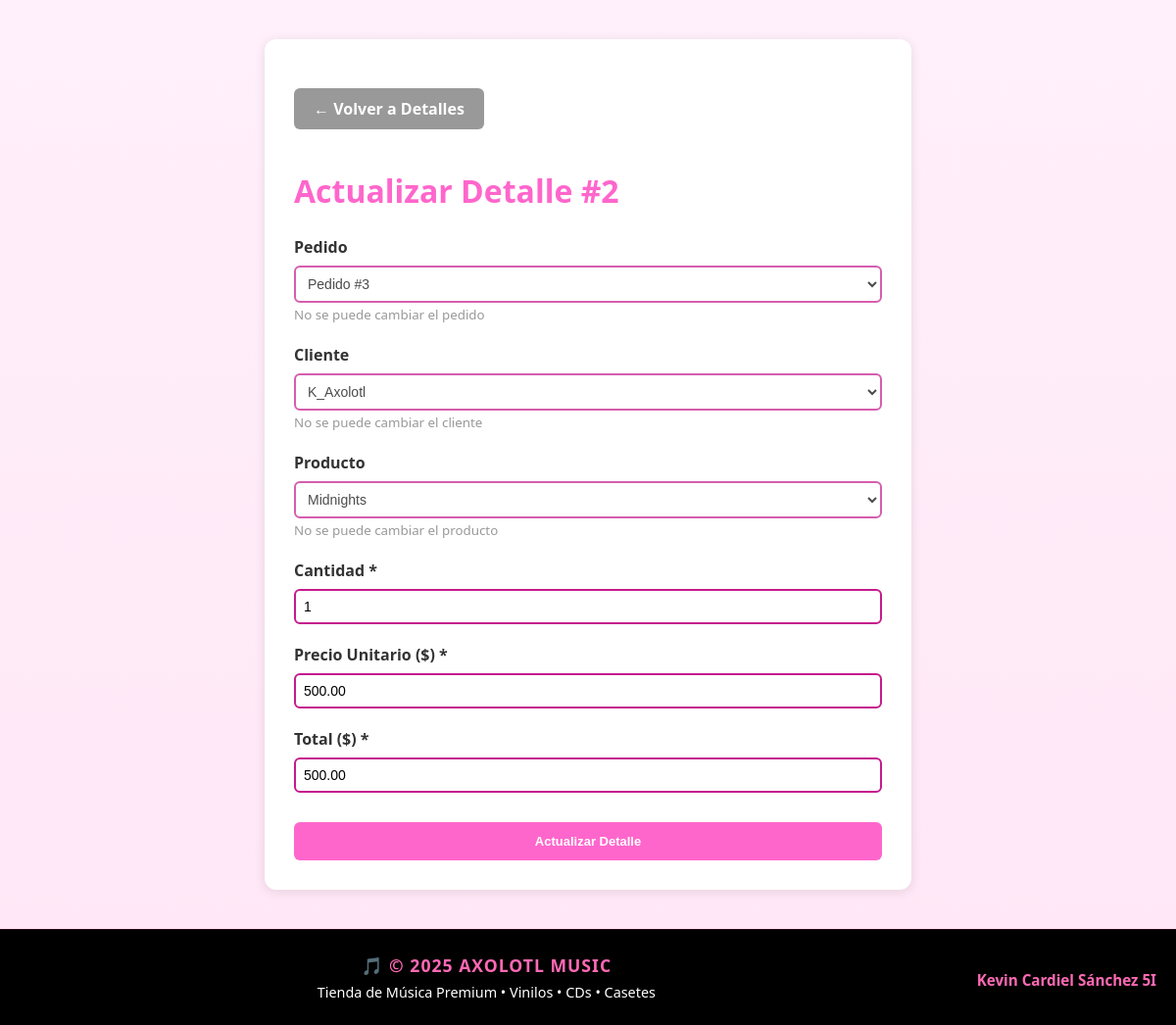
The page /admin_panel/detalles_pedidos/actualizar/2/ (signed in) on the database its author committed.
### app_Axolotl/models.py (models this page shows, shortened)
class DetallePedido(models.Model):
    pedido = models.ForeignKey(
        Pedido, on_delete=models.CASCADE, related_name='detalles'
    )
    usuario = models.ForeignKey(
        Usuario, on_delete=models.CASCADE, related_name='detalles_pedido'
    )
    producto = models.ForeignKey(
        Producto, on_delete=models.CASCADE, related_name='detalles'
    )
    cantidad_producto = models.PositiveIntegerField()
    precio = models.DecimalField(max_digits=8, decimal_places=2)
    fecha = models.DateTimeField(auto_now_add=True)
    total = models.DecimalField(max_digits=10, decimal_places=2)

class Usuario(models.Model):
    user = models.OneToOneField(User, on_delete=models.CASCADE, null=True, blank=True)
    nombre = models.CharField(max_length=100, blank=True)
    email = models.EmailField(unique=True)
    tel = models.CharField(max_length=15, blank=True)
    direccion = models.CharField(max_length=200, blank=True)
    codigo_postal = models.IntegerField(blank=True, null=True)
    profile_image = models.ImageField(upload_to='profiles/', blank=True, null=True)

class Producto(models.Model):
    GENEROS_CHOICES = [
        ('pop', 'Pop'),
        ('rock', 'Rock'),
        ('hip-hop', 'Hip-Hop'),
        ('electrónica', 'Electrónica'),
        ('indie', 'Indie'),
        ('jazz', 'Jazz'),
        ('clásica', 'Clásica'),
        ('reggaeton', 'Reggaeton'),
        ('k-pop', 'K-Pop'),
        ('latino', 'Latino'),
    ]
    TIPO_CHOICES = [
        ('vinilo', 'Vinilo'),
        ('cd', 'CD'),
        ('casete', 'Casete'),
    ]
    artista = models.ForeignKey(
        Artista, on_delete=models.CASCADE, related_name='productos'
    )  # Relación 1-N (un artista puede tener muchos productos)
    nombre_producto = models.CharField(max_length=100)
    genero = models.CharField(max_length=50, choices=GENEROS_CHOICES)
    tipo = models.CharField(max_length=50, choices=TIPO_CHOICES)
    descripcion = models.TextField()
    stock = models.PositiveIntegerField()
    precio = models.DecimalField(max_digits=8, decimal_places=2)
    novedad = models.BooleanField(default=False)
    img = models.ImageField(upload_to='productos_img/', blank=True, null=True) # Nuevo campo

### app_Axolotl/views.py (the view, shortened to what this page needs)
# urls.py: path('admin_panel/detalles_pedidos/actualizar/<int:detalle_id>/', views.actualizar_detalle_pedido, name='actualizar_detalle_pedido'),
@login_required
@user_passes_test(is_staff_user)
def actualizar_detalle_pedido(request, detalle_id):
    detalle = get_object_or_404(DetallePedido, id=detalle_id)
    pedidos = Pedido.objects.all()
    usuarios = _safe_all_usuarios()
    productos = Producto.objects.all()
    return render(request, 'admin_panel/detalles_pedidos_actualizar.html', {
        'detalle': detalle,
        'pedidos': pedidos,
        'usuarios': usuarios,
        'productos': productos
    })

### app_Axolotl/views.py (called while the page is built)
def is_staff_user(user):
    return user.is_staff

def _safe_all_usuarios():
    try:
        return Usuario.objects.all()
    except OperationalError:
        users = User.objects.all().order_by('username')
        return [
            {'id': u.id, 'nombre': u.username, 'email': u.email or '', 'tel': ''}
            for u in users
        ]

### app_Axolotl/templates/admin_panel/detalles_pedidos_actualizar.html (shortened to what this page needs)
{% load static %}
<!DOCTYPE html>
<html>
<head>
    <link rel="stylesheet" href="{% static 'style.css' %}">
</head>
<body class="content-with-footer">
    <div class="container">
        <a href="{% url 'ver_detalles_pedidos' %}" class="back-link">← Volver a Detalles</a>
        <h1>Actualizar Detalle #{{ detalle.id }}</h1>
        <form method="POST">
            <div class="form-group">
                <label>Pedido</label>
                <select disabled>
                    {% for pedido in pedidos %}
                        <option {% if pedido.id == detalle.pedido.id %}selected{% endif %}>Pedido #{{ pedido.id }}</option>
                    {% endfor %}
                </select>
                <small style="color: #999;">No se puede cambiar el pedido</small>
            </div>
            <div class="form-group">
                <label>Cliente</label>
                <select disabled>
                    {% for usuario in usuarios %}
                        <option {% if usuario.id == detalle.usuario.id %}selected{% endif %}>{{ usuario.nombre }}</option>
                    {% endfor %}
                </select>
                <small style="color: #999;">No se puede cambiar el cliente</small>
            </div>
            <div class="form-group">
                <label>Producto</label>
                <select disabled>
                    {% for producto in productos %}
                        <option {% if producto.id == detalle.producto.id %}selected{% endif %}>{{ producto.nombre_producto }}</option>
                    {% endfor %}
                </select>
                <small style="color: #999;">No se puede cambiar el producto</small>
            </div>
            <div class="form-group">
                <label for="cantidad">Cantidad *</label>
                <input type="number" id="cantidad" name="cantidad_producto" value="{{ detalle.cantidad_producto }}" min="1" required>
            </div>
            <div class="form-group">
                <label for="precio">Precio Unitario ($) *</label>
                <input type="number" id="precio" name="precio" value="{{ detalle.precio }}" min="0" step="0.01" required>
            </div>
            <div class="form-group">
                <label for="total">Total ($) *</label>
                <input type="number" id="total" name="total" value="{{ detalle.total }}" min="0" step="0.01" required>
            </div>
            <button type="submit" class="btn">Actualizar Detalle</button>
        </form>
    </div>
    {% include "footer.html" %}
</body>
</html>

### app_Axolotl/static/style.css (style rules this page uses)
body { margin: 0; padding: 0; font-family: Arial, Helvetica, sans-serif; background-color: #000000; color: #ffffff; }
html { margin: 0; padding: 0; }
input, textarea, select { width: 100%; padding: 10px 12px; border-radius: 6px; border: 2px solid #c51a8d; background: #fff; color: #000; font-size: 14px; font-family: Arial, sans-serif; box-sizing: border-box; transition: border-color 0.2s ease; }
button, .btn, input[type="submit"] { background: #c51a8d; background: linear-gradient(90deg, #5a005a, #c51a8d); color: #fff; border: none; padding: 10px 20px; border-radius: 6px; cursor: pointer; font-weight: 700; font-size: 13px; transition: background 0.2s ease; }
.back-link { display: inline-block; margin-top: 20px; padding: 10px 24px; background: linear-gradient(90deg, #5a005a, #c51a8d); color: white; text-decoration: none; border-radius: 20px; font-weight: 600; transition: 0.3s; }

### app_Axolotl/templates/admin_panel/detalles_pedidos_actualizar.html (style rules this page uses)
body { background: linear-gradient(180deg, #fff0fb 0%, #ffe6f6 100%) !important; color: #2b0030; }
form select, form input { background:#fff; border:2px solid #c51a8d; padding:8px; border-radius:6px; width:100%; box-sizing:border-box; }
a { color:#5a005a; }
body { background: #faf7fb; font-family: 'Segoe UI', Tahoma, Geneva, Verdana, sans-serif; }
.container { max-width: 600px; margin: 40px auto; padding: 30px; background: white; border-radius: 12px; box-shadow: 0 2px 12px rgba(0,0,0,0.1); }
h1 { color: #ff66cc; margin-bottom: 25px; }
.form-group { margin-bottom: 20px; }
label { display: block; margin-bottom: 8px; font-weight: 600; color: #333; }
select, input { width: 100%; padding: 12px; border: 2px solid #ddd; border-radius: 6px; font-size: 14px; transition: 0.3s; }
.btn { width: 100%; padding: 12px; margin-top: 10px; background: #ff66cc; color: white; border: none; border-radius: 6px; font-weight: 600; cursor: pointer; transition: 0.3s; }
.back-link { display: inline-block; margin-bottom: 20px; padding: 10px 20px; background: #999; color: white; text-decoration: none; border-radius: 6px; }

### rows shown on the page
DetallePedido: id "2", pedido "Pedido #3", usuario.nombre "K_Axolotl", producto.nombre_producto "Midnights", cantidad_producto "1", precio "500.00", total "500.00"
